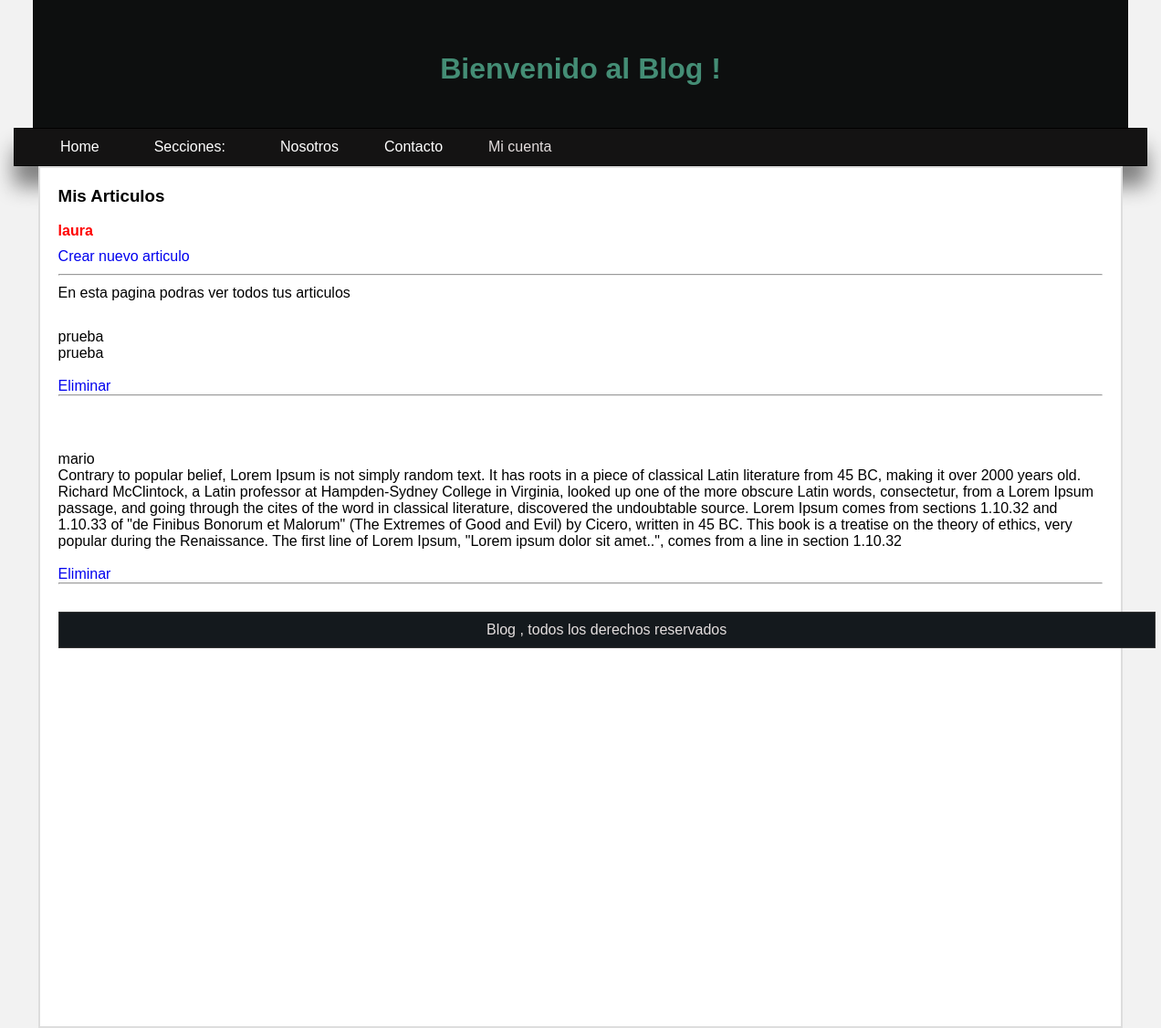
/my_articles (signed in), run on the app's committed database.
### articles/models.py (models this page shows, shortened)
class Article (models.Model):
    title= models.CharField(max_length=20,unique=True)
    article = RichTextField(verbose_name=" Articulo : ")
    user = models.ForeignKey(User,verbose_name=" Usuario ",on_delete=models.CASCADE,null=True,blank=True)
    section =models.ForeignKey(Section,on_delete=models.CASCADE)
    created_at = models.DateField(verbose_name="Creado el : " ,auto_now_add=True)

### articles/views.py (the view)
# urls.py: path('my_articles', views.my_articles,name="my_articles"),
def my_articles (request):
    user_id=request.user.id
    article=Article.objects.filter(user=user_id)
    page = request.GET.get('page')
    paginator = Paginator(article, 2)
    page_paginator = paginator.get_page(page)
    return render(request,"articles/my_articles.html",{"page_paginator":page_paginator})

### articles/templates/articles/my_articles.html (shortened to what this page needs)
{% extends 'mainapp/layout.html' %}
{%load static%}
{%block content%}
<h3>Mis Articulos </h3>
<strong style="color:red"> {{user.username}} </strong>
<div style="margin-top:10px; margin-bottom:10px"><a href="{% url 'new_articles'%}"> Crear nuevo articulo </a></div>
<hr/>
<p> En esta pagina podras ver todos tus articulos </p>
    {%for art in page_paginator %}
     <div class="article" >
         {{art.title}} <br/>
        {{art.article|safe}}
        <br/>
        <a href="{%url "delete_article" art.title%}"> Eliminar </a>
        <hr/>
     </div>
    {%endfor%}
{%endblock%}

### mainapp/static/css/styles.css (style rules this page uses)
* { margin: 0px; padding: 0px ; text-decoration: none; font-family: Arial, Helvetica, sans-serif; }
body { background-color: #f2f2f2; }
.article { padding-top: 30px; padding-bottom: 30px; }

### data on the page
Article: title "prueba", article "prueba"
Article: title "mario", article "Contrary to popular belief, Lorem Ipsum is not simply random text. It has roots in a piece of classical Latin literature from 45 BC, making it over 2000 years old. Richard McClintock, a Latin professor at Hampden-Sydney College in Virginia, looked up one of the more obscure Latin words, consectetur, from a Lorem Ipsum passage, and going through the cites of the word in classical literature, discovered the undoubtable source. Lorem Ipsum comes from sections 1.10.32 and 1.10.33 of \"de Finibus Bonorum et Malorum\" (The Extremes of Good and Evil) by Cicero, written in 45 BC. This book is a treatise on the theory of ethics, very popular during the Renaissance. The first line of Lorem Ipsum,…"

### other printed values
{{ user.username }} "laura"
